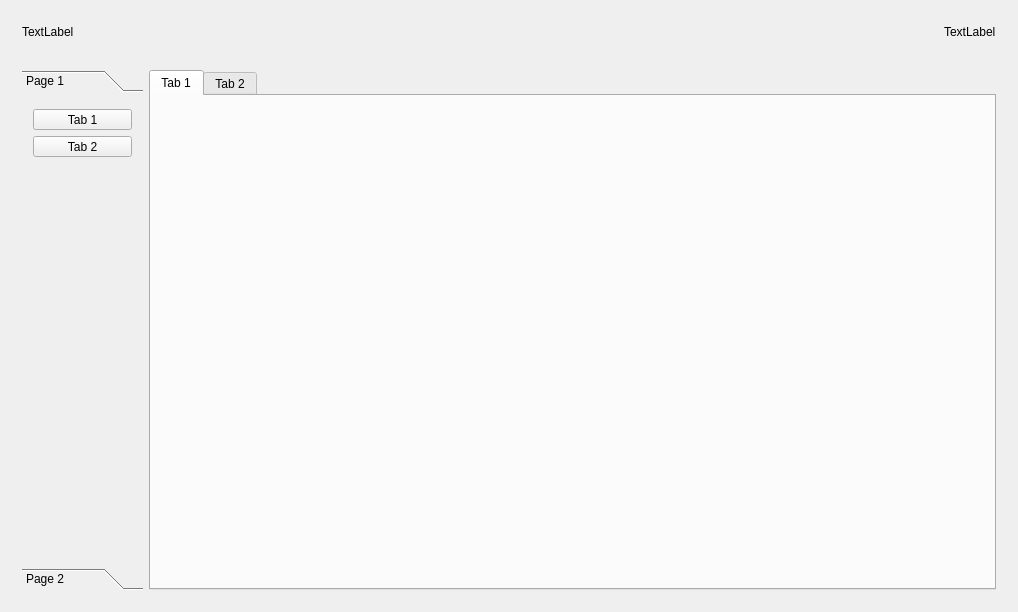
<?xml version="1.0" encoding="UTF-8"?>
<ui version="4.0">
 <class>MainWidget</class>
 <widget class="QWidget" name="MainWidget">
  <property name="geometry">
   <rect>
    <x>0</x>
    <y>0</y>
    <width>1018</width>
    <height>612</height>
   </rect>
  </property>
  <property name="windowTitle">
   <string>MainWidget</string>
  </property>
  <layout class="QVBoxLayout" name="verticalLayout">
   <item>
    <widget class="QWidget" name="widget" native="true">
     <layout class="QHBoxLayout" name="horizontalLayout">
      <item>
       <widget class="QLabel" name="label">
        <property name="text">
         <string>TextLabel</string>
        </property>
       </widget>
      </item>
      <item>
       <spacer name="horizontalSpacer">
        <property name="orientation">
         <enum>Qt::Horizontal</enum>
        </property>
        <property name="sizeHint" stdset="0">
         <size>
          <width>859</width>
          <height>20</height>
         </size>
        </property>
       </spacer>
      </item>
      <item>
       <widget class="QLabel" name="label_2">
        <property name="text">
         <string>TextLabel</string>
        </property>
       </widget>
      </item>
     </layout>
    </widget>
   </item>
   <item>
    <widget class="QWidget" name="widget_2" native="true">
     <layout class="QHBoxLayout" name="horizontalLayout_2" stretch="1,7">
      <item>
       <widget class="QToolBox" name="toolBox">
        <property name="currentIndex">
         <number>0</number>
        </property>
        <widget class="QWidget" name="page">
         <property name="geometry">
          <rect>
           <x>0</x>
           <y>0</y>
           <width>122</width>
           <height>480</height>
          </rect>
         </property>
         <attribute name="label">
          <string>Page 1</string>
         </attribute>
         <layout class="QVBoxLayout" name="verticalLayout_2">
          <item>
           <widget class="QToolButton" name="deptPersonInfoBtn">
            <property name="sizePolicy">
             <sizepolicy hsizetype="Preferred" vsizetype="Fixed">
              <horstretch>0</horstretch>
              <verstretch>0</verstretch>
             </sizepolicy>
            </property>
            <property name="text">
             <string>Tab 1</string>
            </property>
            <property name="toolButtonStyle">
             <enum>Qt::ToolButtonFollowStyle</enum>
            </property>
           </widget>
          </item>
          <item>
           <widget class="QToolButton" name="toolButton_2">
            <property name="sizePolicy">
             <sizepolicy hsizetype="Preferred" vsizetype="Fixed">
              <horstretch>0</horstretch>
              <verstretch>0</verstretch>
             </sizepolicy>
            </property>
            <property name="text">
             <string>Tab 2</string>
            </property>
            <property name="toolButtonStyle">
             <enum>Qt::ToolButtonFollowStyle</enum>
            </property>
           </widget>
          </item>
          <item>
           <spacer name="verticalSpacer">
            <property name="orientation">
             <enum>Qt::Vertical</enum>
            </property>
            <property name="sizeHint" stdset="0">
             <size>
              <width>20</width>
              <height>411</height>
             </size>
            </property>
           </spacer>
          </item>
         </layout>
        </widget>
        <widget class="QWidget" name="page_2">
         <property name="geometry">
          <rect>
           <x>0</x>
           <y>0</y>
           <width>122</width>
           <height>480</height>
          </rect>
         </property>
         <attribute name="label">
          <string>Page 2</string>
         </attribute>
        </widget>
       </widget>
      </item>
      <item>
       <widget class="QTabWidget" name="tabWidget">
        <widget class="QWidget" name="tab">
         <attribute name="title">
          <string>Tab 1</string>
         </attribute>
        </widget>
        <widget class="QWidget" name="tab_2">
         <attribute name="title">
          <string>Tab 2</string>
         </attribute>
        </widget>
       </widget>
      </item>
     </layout>
    </widget>
   </item>
  </layout>
 </widget>
 <layoutdefault spacing="6" margin="11"/>
 <resources/>
 <connections/>
</ui>
